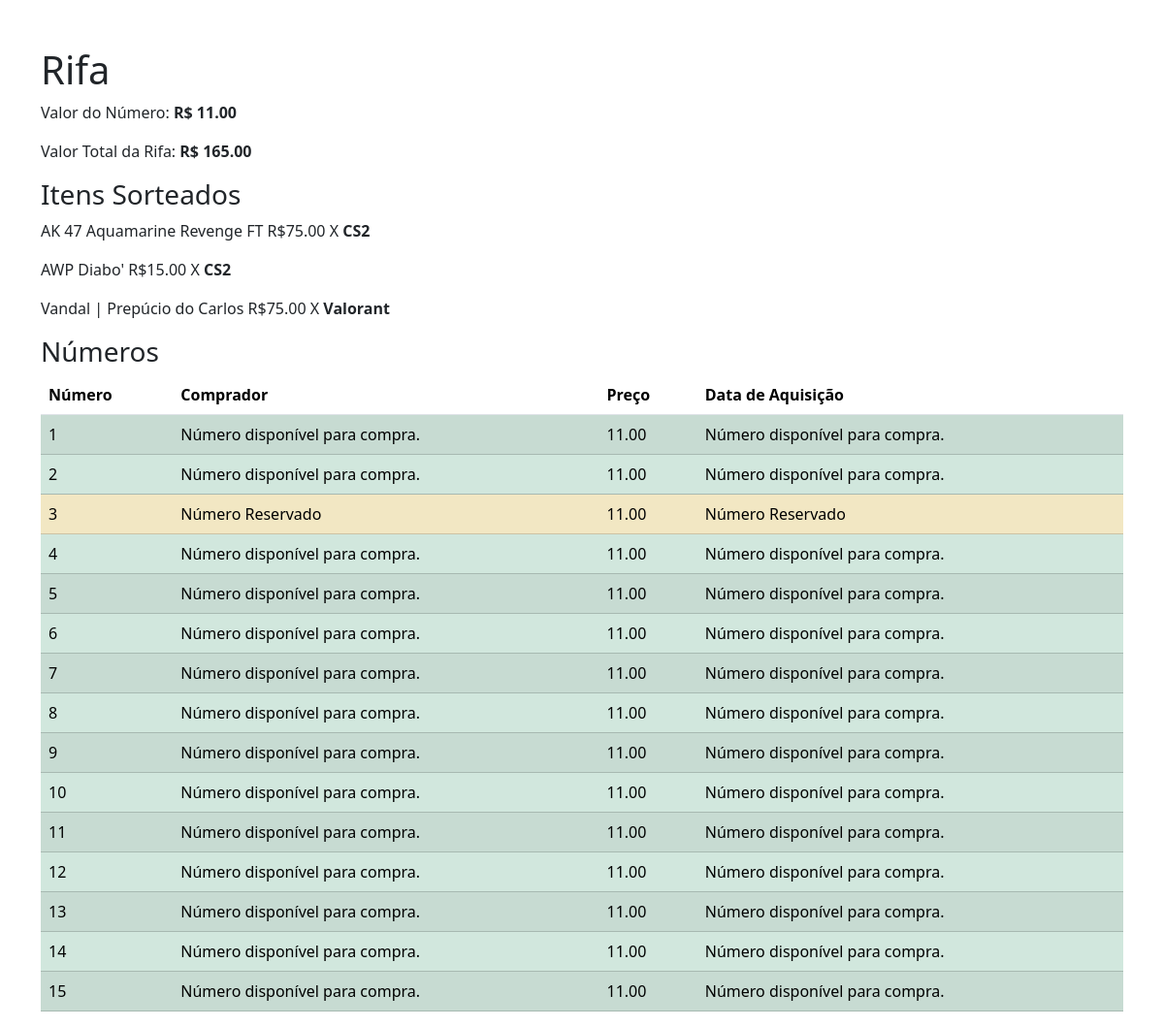
Screenshot of /rifa/41/1 with the database file from the repository.
### rifa/models.py (models this page shows, shortened)
class Rifa(models.Model):
    items = models.ManyToManyField('item.Item', related_name='rifas')
    valor_rifa = models.DecimalField(max_digits=10, decimal_places=2, null=True, blank=True)
    quantidade_numeros = models.IntegerField(null=True, blank=True, default=0)
    numeros = models.ManyToManyField(NumeroVendido, related_name='numeros', null=True, blank=True)
    quantidade_numeros_vendidos = models.IntegerField(null=True, blank=True, default=0)
    valor_numero = models.DecimalField(max_digits=10, decimal_places=2, null=True, blank=True)
    data_inicio = models.DateTimeField(auto_now_add=True)
    ativa = models.BooleanField(default=True)
    numeros_ganhadores = models.ManyToManyField(NumeroVendido, related_name='ganhadores', blank=True)
    arrumado = models.BooleanField(default=False)
    def get_valor_total(self):
        self.valor_rifa = sum(self.items.all().values_list('valor', flat=True))
    def get_valor_numero(self):
        if self.quantidade_numeros > 0:
            self.valor_numero = self.valor_rifa / self.quantidade_numeros
    def get_quantia_numeros_vendidos(self):
        return self.numeros.filter(data_aquisicao__isnull=False).count()
    def save(self, *args, **kwargs):
        if self.pk:
            self.get_valor_total()
            self.get_valor_numero()
            self.quantidade_numeros_vendidos = self.get_quantia_numeros_vendidos()
        super().save(*args, **kwargs)

class NumeroVendido(models.Model):
    numero = models.IntegerField()
    comprador = models.ForeignKey('auth.User', on_delete=models.CASCADE, null=True, blank=True)
    data_aquisicao = models.DateTimeField(blank=True, null=True)
    rifa_relacionada = models.ForeignKey('Rifa', on_delete=models.CASCADE, null=True, blank=True)
    status = models.CharField(
        max_length=1,
        choices=[
            ('D', 'Disponível'),
            ('V', 'Vendido'),
            ('R', 'Reservado'),
        ],
        default='D'
    )

### item/models.py (models this page shows)
class Item(models.Model):
    nome = models.CharField(max_length=255)
    descricao = models.TextField(null=True, blank=True)
    valor = models.DecimalField(max_digits=10, decimal_places=2)
    quantidade = models.IntegerField()
    imagem = models.ImageField(upload_to='item', null=True, blank=True)
    mercado_relacionado = models.CharField(max_length=255)
    def __str__(self):
        return self.nome

### rifa/views.py (the view)
# urls.py: re_path(r'^rifa/(?P<rifa_id>\d+)/(?P<refresh>\d+)?$', views.rifa, name='rifa'),
def rifa(request, rifa_id, refresh=None):
    rifa = get_object_or_404(Rifa, id=rifa_id)
    rifa = Rifa.objects.get(id=rifa_id)
    rifa.save()
    numeros = NumeroVendido.objects.filter(rifa_relacionada=rifa)
    if refresh is None:
        refresh = 0
    return render(request, "rifa/rifa.html", {"rifa": rifa, "Numeros": numeros, 'refresh': refresh})

### rifa/templates/rifa/rifa.html (shortened to what this page needs)
<!DOCTYPE html>
<html lang="pt-br">
<head>
    <link href="https://cdn.jsdelivr.net/npm/bootstrap@5.3.3/dist/css/bootstrap.min.css" rel="stylesheet">
</head>
<body>
    <div class="container mt-5">
        <h1>Rifa</h1>
        <p>Valor do Número: <strong>R$ {{ rifa.valor_numero }} </strong> </p>
        <p>Valor Total da Rifa: <strong> R$ {{ rifa.valor_rifa }} </strong> </p>
        <h3>Itens Sorteados</h3>
        {% for item in rifa.items.all %}
            <p>{{ item }} R$<span>{{ item.valor }}</span> X <strong> {{item.mercado_relacionado}} </strong> </p>
        {% endfor %}
        <h3>Números</h3>
        <table class="table table-striped">
            <thead>
                <tr>
                    <th scope="col">Número</th>
                    <th scope="col">Comprador</th>
                    <th scope="col">Preço</th>
                    <th scope="col">Data de Aquisição</th>
                </tr>
            </thead>
            <tbody>
                {% for numero in Numeros %}
                <tr class="{% if numero.status != 'V' and numero.status != 'R' %}clickable-row{% endif %} {% if numero.status == 'V' %}table-danger{% elif numero.status == 'R' %}table-warning{% else %}table-success{% endif %}"
                    hx-get="{% url 'numero_detail' numero.id %}"
                    hx-target="#itemModal .modal-body"
                    hx-trigger="click"
                    data-bs-toggle="modal"
                    data-bs-target="#itemModal"
                    data-numero-id="{{ numero.id }}">
                    <td>{{ numero.numero }}</td>
                    {% if numero.comprador %}
                        <td>{{ numero.comprador }}</td>
                    {% elif numero.status == 'R' %}
                        <td> Número Reservado </td>
                    {% else %}
                        <td>Número disponível para compra.</td>
                    {% endif %}
                    <td>{{ rifa.valor_numero }}</td>
                    {% if numero.data_aquisicao %}
                        <td>{{ numero.data_aquisicao }}</td>
                    {% elif numero.status == 'R' %}
                        <td> Número Reservado </td>
                    {% else %}
                        <td>Número disponível para compra.</td>
                    {% endif %}
                </tr>
                {% empty %}
                <tr>
                    <td colspan="4" class="text-center">Não há números vendidos</td>
                </tr>
                {% endfor %}
            </tbody>
        </table>
    </div>
</body>
</html>

### rifa/templates/rifa/rifa.html (style rules this page uses)
.clickable-row { cursor: pointer; }

### rows the page displays
Rifa: valor_numero "11.00", valor_rifa "165.00"
Item: nome "AK 47 Aquamarine Revenge FT", valor "75.00", mercado_relacionado "CS2"
Item: nome "AWP Diabo'", valor "15.00", mercado_relacionado "CS2"
Item: nome "Vandal | Prepúcio do Carlos", valor "75.00", mercado_relacionado "Valorant"
NumeroVendido: numero "1", status "Número disponível para compra."
NumeroVendido: numero "2", status "Número disponível para compra."
NumeroVendido: numero "3", status "Número Reservado"
NumeroVendido: numero "4", status "Número disponível para compra."
NumeroVendido: numero "5", status "Número disponível para compra."
NumeroVendido: numero "6", status "Número disponível para compra."
NumeroVendido: numero "7", status "Número disponível para compra."
NumeroVendido: numero "8", status "Número disponível para compra."
NumeroVendido: numero "9", status "Número disponível para compra."
NumeroVendido: numero "10", status "Número disponível para compra."
NumeroVendido: numero "11", status "Número disponível para compra."
NumeroVendido: numero "12", status "Número disponível para compra."
NumeroVendido: numero "13", status "Número disponível para compra."
NumeroVendido: numero "14", status "Número disponível para compra."
NumeroVendido: numero "15", status "Número disponível para compra."
